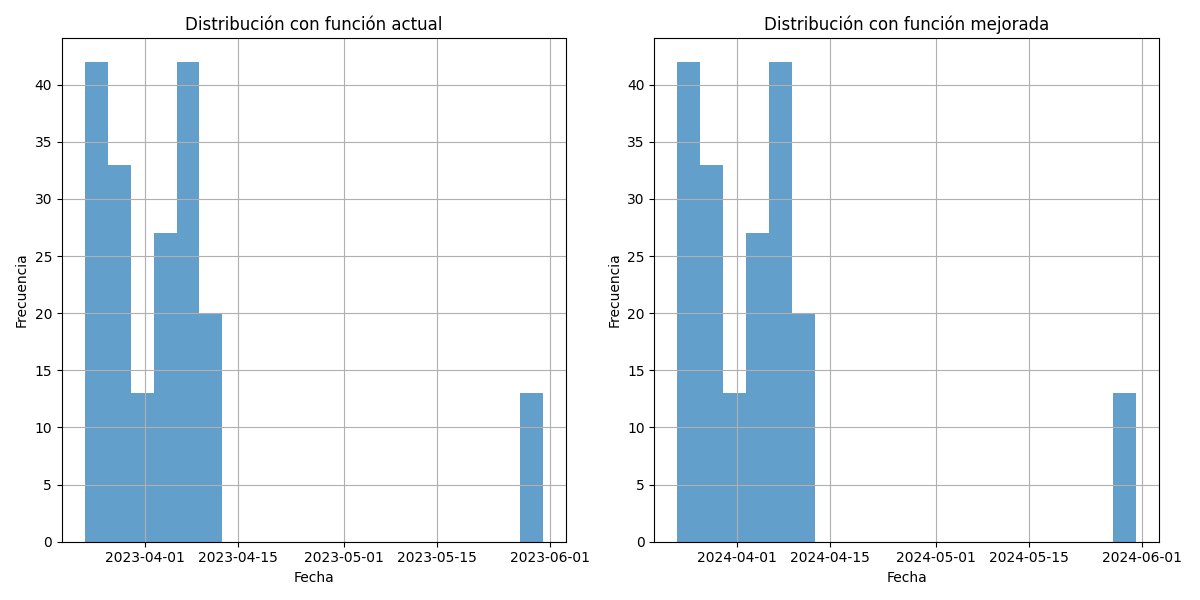

Python code for this plot:
import pandas as pd
from datetime import datetime
import matplotlib.pyplot as plt

# Cargar los datos
df = pd.read_excel("analisis.xlsx")

# Verificar los formatos de fecha actuales
print("=== DIAGNÓSTICO DE FECHAS ===")
print(f"Total de filas: {len(df)}")

if 'Fecha' in df.columns:
    fechas_unicas = df['Fecha'].dropna().unique()
    print(f"Formatos de fecha encontrados (primeras 20):")
    for i, fecha in enumerate(fechas_unicas[:20]):
        print(f"  {i+1}. '{fecha}'")
    
    # Diagnóstico de la función actual
    def convertir_fecha_actual(fecha_str):
        try:
            if pd.isna(fecha_str):
                return None
            partes = str(fecha_str).lower().strip().split(' de ')
            if len(partes) < 2:
                return None
            
            dia = int(partes[0])
            mes_texto = partes[1].strip()
            # Mapeo de meses en español a números
            meses = {"enero": 1, "febrero": 2, "marzo": 3, "abril": 4, "mayo": 5, "junio": 6, 
                    "julio": 7, "agosto": 8, "septiembre": 9, "octubre": 10, "noviembre": 11, "diciembre": 12}
            mes = meses.get(mes_texto, 1)
            return datetime(2023, mes, dia)
        except Exception as e:
            print(f"Error con fecha '{fecha_str}': {e}")
            return None
    
    # Función mejorada
    def convertir_fecha_mejorada(fecha_str):
        try:
            if pd.isna(fecha_str):
                return None
                
            # Normalizar texto
            fecha_str = str(fecha_str).lower().strip()
            
            # Extraer partes principales (día y mes)
            # Maneja varios formatos posibles
            if ' de ' in fecha_str:
                partes = fecha_str.split(' de ')
                dia_str = partes[0].strip()
                # Si hay más texto después del mes, ignorarlo
                mes_texto = partes[1].strip().split()[0]
            else:
                return None
            
            # Extraer el número del día
            import re
            dia_match = re.search(r'\d+', dia_str)
            if dia_match:
                dia = int(dia_match.group())
            else:
                return None
                
            # Mapeo de meses incluyendo abreviaturas y variaciones
            meses = {
                "ene": 1, "enero": 1,
                "feb": 2, "febrero": 2,
                "mar": 3, "marzo": 3,
                "abr": 4, "abril": 4,
                "may": 5, "mayo": 5,
                "jun": 6, "junio": 6,
                "jul": 7, "julio": 7,
                "ago": 8, "agosto": 8,
                "sep": 9, "sept": 9, "septiembre": 9,
                "oct": 10, "octubre": 10,
                "nov": 11, "noviembre": 11,
                "dic": 12, "diciembre": 12
            }
            
            # Buscar coincidencia del mes
            for clave, valor in meses.items():
                if clave in mes_texto:
                    mes = valor
                    break
            else:
                mes = None
                
            if mes is None:
                return None
                
            # Año académico 2023-2024
            if mes >= 9:  # septiembre a diciembre
                año = 2023
            else:  # enero a agosto
                año = 2024
                
            return datetime(año, mes, dia)
        except Exception as e:
            print(f"Error con fecha '{fecha_str}': {e}")
            return None
    
    # Aplicar ambas funciones y comparar
    df['Fecha_actual'] = df['Fecha'].apply(convertir_fecha_actual)
    df['Fecha_mejorada'] = df['Fecha'].apply(convertir_fecha_mejorada)
    
    # Resumen de resultados
    fechas_nulas_actual = df['Fecha_actual'].isna().sum()
    fechas_nulas_mejorada = df['Fecha_mejorada'].isna().sum()
    
    print("\n=== COMPARACIÓN DE RESULTADOS ===")
    print(f"Total de fechas: {len(df)}")
    print(f"Fechas convertidas (actual): {len(df) - fechas_nulas_actual} ({100*(len(df) - fechas_nulas_actual)/len(df):.1f}%)")
    print(f"Fechas convertidas (mejorada): {len(df) - fechas_nulas_mejorada} ({100*(len(df) - fechas_nulas_mejorada)/len(df):.1f}%)")
    
    # Análisis de distribución
    print("\n=== DISTRIBUCIÓN DE FECHAS ===")
    if len(df) - fechas_nulas_actual > 0:
        print("\nDistribución con función actual:")
        conteo_actual = df['Fecha_actual'].value_counts().sort_index()
        print(conteo_actual.head(10))
    
    if len(df) - fechas_nulas_mejorada > 0:
        print("\nDistribución con función mejorada:")
        conteo_mejorada = df['Fecha_mejorada'].value_counts().sort_index()
        print(conteo_mejorada.head(10))
        
    # Visualización
    plt.figure(figsize=(12, 6))
    
    # Graficamos si hay datos suficientes
    if len(df) - fechas_nulas_actual > 0:
        plt.subplot(1, 2, 1)
        df['Fecha_actual'].hist(bins=20, alpha=0.7)
        plt.title("Distribución con función actual")
        plt.xlabel("Fecha")
        plt.ylabel("Frecuencia")
    
    if len(df) - fechas_nulas_mejorada > 0:
        plt.subplot(1, 2, 2)
        df['Fecha_mejorada'].hist(bins=20, alpha=0.7)
        plt.title("Distribución con función mejorada")
        plt.xlabel("Fecha")
        plt.ylabel("Frecuencia")
    
    plt.tight_layout()
    plt.savefig("diagnostico_fechas.png")
    print("\nGráfico guardado como 'diagnostico_fechas.png'")

    # Verificar si hay desplazamiento en las fechas
    print("\n=== ANÁLISIS DE POSIBLE DESPLAZAMIENTO DE FECHAS ===")
    fechas_diferentes = df.dropna(subset=['Fecha_actual', 'Fecha_mejorada'])
    fechas_diferentes = fechas_diferentes[fechas_diferentes['Fecha_actual'] != fechas_diferentes['Fecha_mejorada']]
    
    if len(fechas_diferentes) > 0:
        print(f"Se encontraron {len(fechas_diferentes)} fechas con posible desplazamiento")
        print("\nMuestra de fechas con diferencias:")
        muestra = fechas_diferentes.sample(min(10, len(fechas_diferentes)))
        for _, row in muestra.iterrows():
            print(f"Original: '{row['Fecha']}' → Actual: {row['Fecha_actual'].strftime('%d/%m/%Y')} → Mejorada: {row['Fecha_mejorada'].strftime('%d/%m/%Y')}")
    else:
        print("No se encontraron diferencias entre las fechas convertidas")

    # Verificar publicaciones en el rango específico
    print("\n=== VERIFICACIÓN DEL RANGO PROBLEMÁTICO ===")
    rango_problema_inicio = datetime(2023, 4, 10)
    rango_problema_fin = datetime(2023, 5, 30)
    rango_correcto_inicio = datetime(2023, 3, 23)
    rango_correcto_fin = datetime(2023, 4, 10)
    
    publicaciones_problema = df[(df['Fecha_actual'] >= rango_problema_inicio) & 
                               (df['Fecha_actual'] <= rango_problema_fin)]
    print(f"Publicaciones en rango problemático (10/04 - 30/05): {len(publicaciones_problema)}")
    
    if len(publicaciones_problema) > 0:
        print("\nMuestra de publicaciones en rango problemático:")
        muestra = publicaciones_problema.sample(min(10, len(publicaciones_problema)))
        for _, row in muestra.iterrows():
            print(f"ID: {row.get('Nº Publi', 'N/A')} | Fecha original: '{row['Fecha']}' | Convertida: {row['Fecha_actual'].strftime('%d/%m/%Y')}")
            if not pd.isna(row['Fecha_mejorada']):
                print(f"  → Con función mejorada: {row['Fecha_mejorada'].strftime('%d/%m/%Y')}")
    
    # Sugerir corrección
    print("\n=== SOLUCIÓN PROPUESTA ===")
    print("1. Reemplazar la función convertir_fecha() actual por la versión mejorada")
    print("2. Actualizar el año utilizado (usar 2024 para fechas de enero a agosto)")
    print("3. Ejecutar nuevamente generar_dummies_desde_codigos.py para regenerar el archivo recodificado.xlsx")
    print("\nCódigo de la función mejorada:")
    print("""
def convertir_fecha(fecha_str):
    try:
        if pd.isna(fecha_str):
            return None
            
        # Normalizar texto
        fecha_str = str(fecha_str).lower().strip()
        
        # Extraer partes principales (día y mes)
        if ' de ' in fecha_str:
            partes = fecha_str.split(' de ')
            dia_str = partes[0].strip()
            # Si hay más texto después del mes, ignorarlo
            mes_texto = partes[1].strip().split()[0]
        else:
            return None
        
        # Extraer el número del día
        import re
        dia_match = re.search(r'\\d+', dia_str)
        if dia_match:
            dia = int(dia_match.group())
        else:
            return None
            
        # Mapeo de meses incluyendo abreviaturas
        meses = {
            "ene": 1, "enero": 1,
            "feb": 2, "febrero": 2,
            "mar": 3, "marzo": 3,
            "abr": 4, "abril": 4,
            "may": 5, "mayo": 5,
            "jun": 6, "junio": 6,
            "jul": 7, "julio": 7,
            "ago": 8, "agosto": 8,
            "sep": 9, "sept": 9, "septiembre": 9,
            "oct": 10, "octubre": 10,
            "nov": 11, "noviembre": 11,
            "dic": 12, "diciembre": 12
        }
        
        # Buscar coincidencia del mes
        for clave, valor in meses.items():
            if clave in mes_texto:
                mes = valor
                break
        else:
            mes = None
            
        if mes is None:
            return None
            
        # Año académico 2023-2024
        if mes >= 9:  # septiembre a diciembre
            año = 2023
        else:  # enero a agosto
            año = 2024
            
        return datetime(año, mes, dia)
    except Exception as e:
        return None
""")